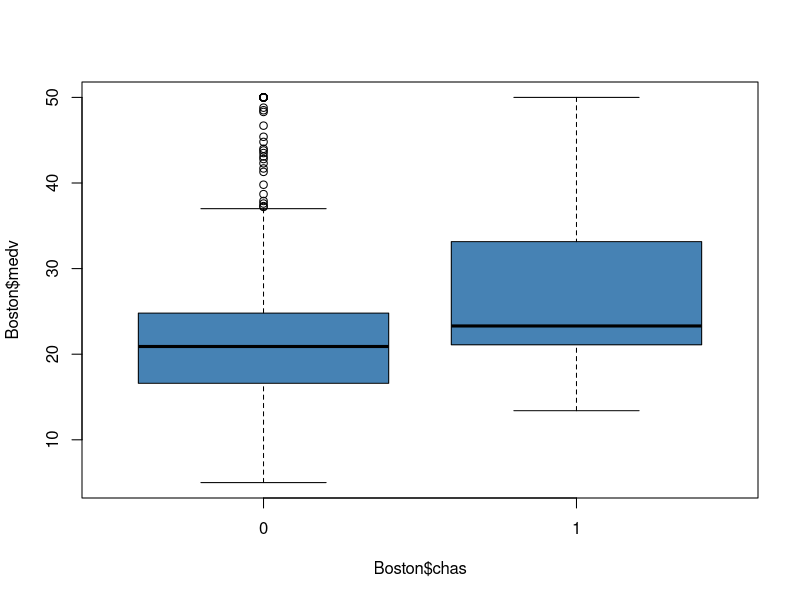
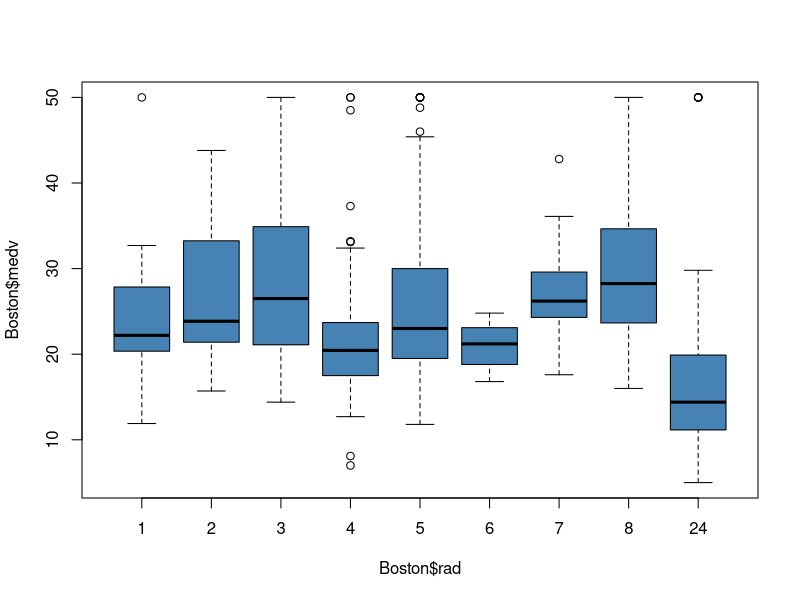
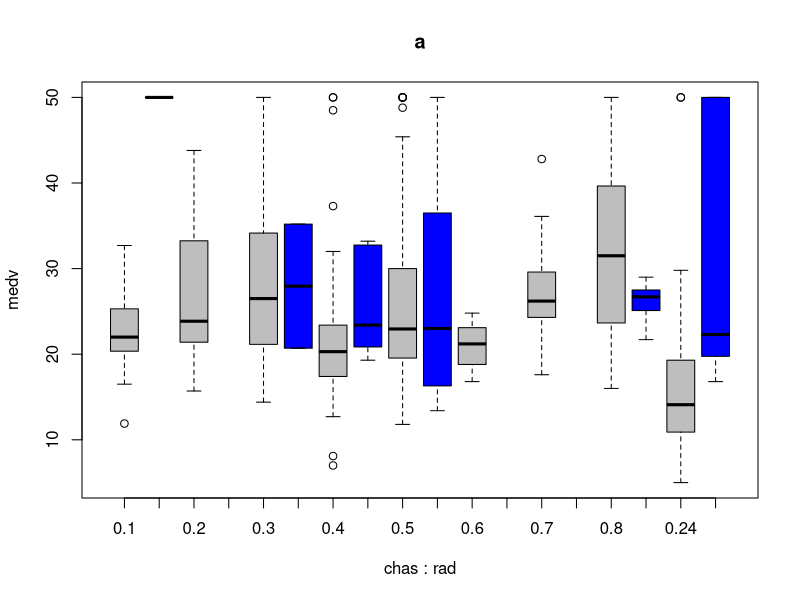
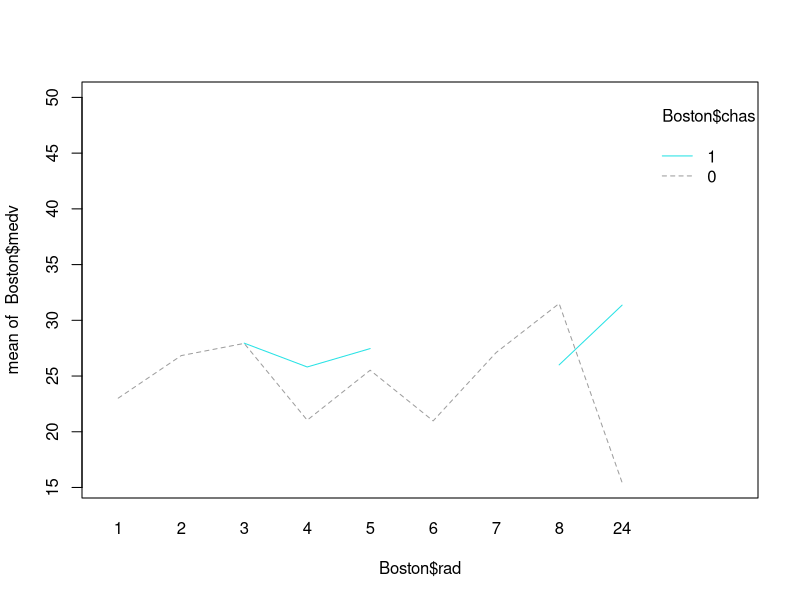
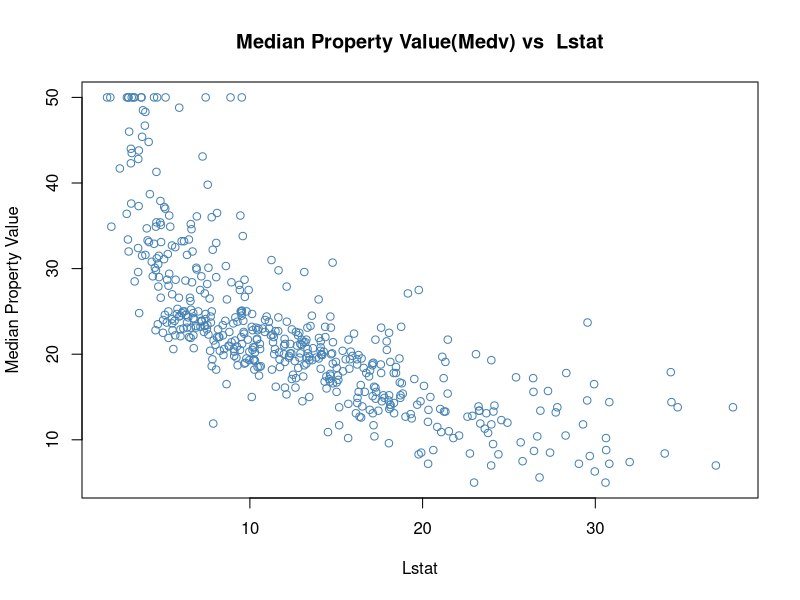
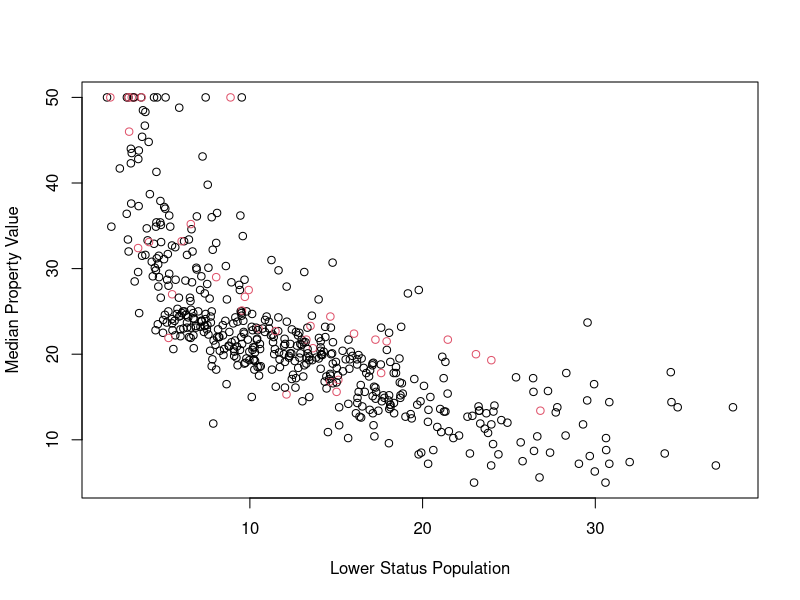
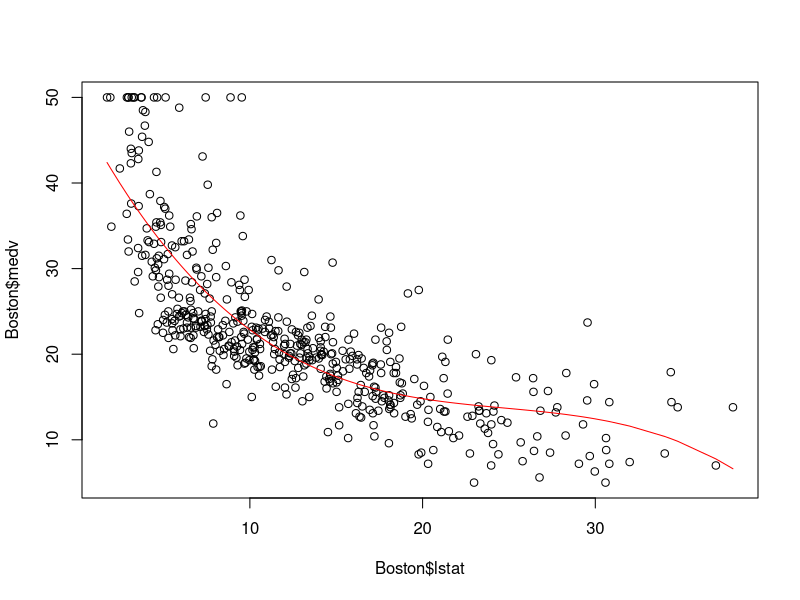

These figures' R source, in order:
## ---- chunk 1
library(MASS)
library(ggplot2)
library(quantreg)

## ---- chunk 2

boxplot(Boston$medv ~ Boston$chas,
        col='steelblue')
## ---- chunk 3
#Fitting  a linear model
model_chas = lm(medv ~ chas, data = Boston)
summary(model_chas)
## ---- chunk 4
anova(model_chas)
## ---- chunk 5
boxplot(Boston$medv ~ Boston$rad,
        col='steelblue')
## ---- chunk 6
model_rad = lm(medv ~ rad, data = Boston)
summary(model_rad)
## ---- chunk 7
anova(model_rad)
## ---- chunk 8
boxplot(medv ~ chas * rad, data = Boston, main = "a", col=c("grey", "blue"))

## ---- chunk 9
interaction.plot(Boston$rad, Boston$chas, Boston$medv, col = Boston$medv)
## ---- chunk 10
model_combined= lm(medv ~ chas * rad, data = Boston)
summary(model_combined)
anova(model_combined)
## ---- chunk 11
plot(Boston$medv ~ Boston$lstat,
        col='steelblue', main = "Median Property Value(Medv) vs  Lstat", xlab = "Lstat", ylab = "Median Property Value")
## ---- chunk 12

plot(Boston$lstat, Boston$medv, xlab = "Lower Status Population", ylab = "Median Property Value", col = Boston$chas + 1)

## ---- chunk 13

fit <- lm(medv ~ poly(lstat, 3), data = Boston)
plot(Boston$lstat, Boston$medv)
lines(sort(Boston$lstat), predict(fit, newdata = data.frame(lstat = sort(Boston$lstat))), col = "red")

## ---- chunk 14
m.huber = rlm(medv ~ poly(lstat, 3),data = Boston, psi = psi.huber)
m.hampel = rlm(medv ~ poly(lstat, 3),data = Boston, psi = psi.hampel)
m.tukey = rlm(medv ~ poly(lstat, 3),data = Boston, psi = psi.bisquare)
fit.lms = lmsreg(medv ~ lstat, data = Boston)
fit.lts = ltsreg(medv ~ lstat, data = Boston)
